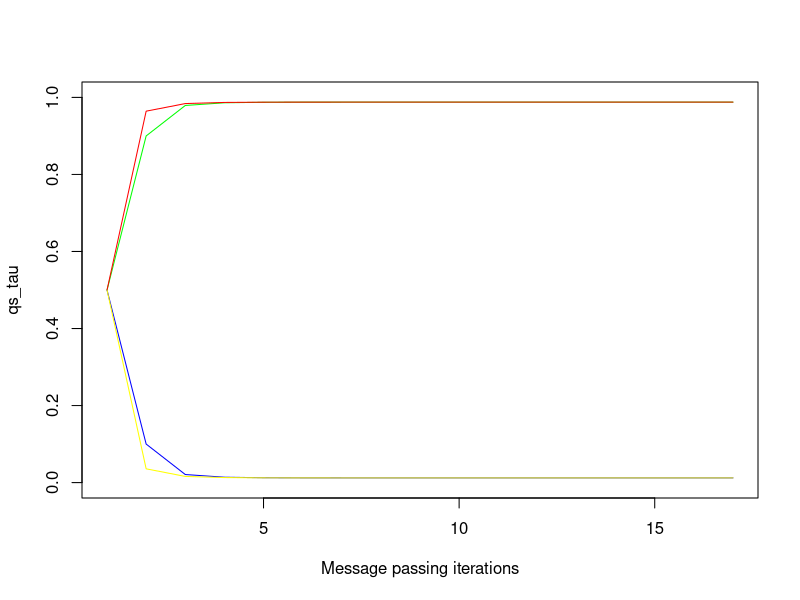
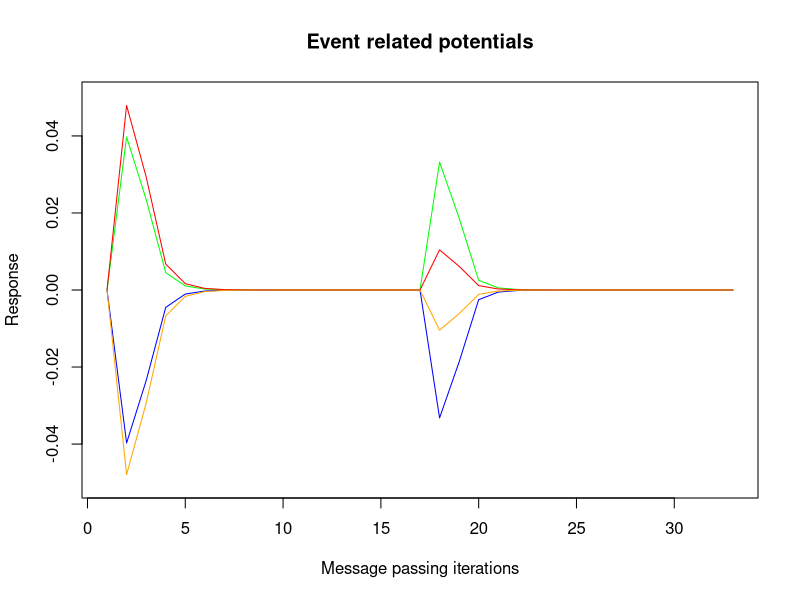
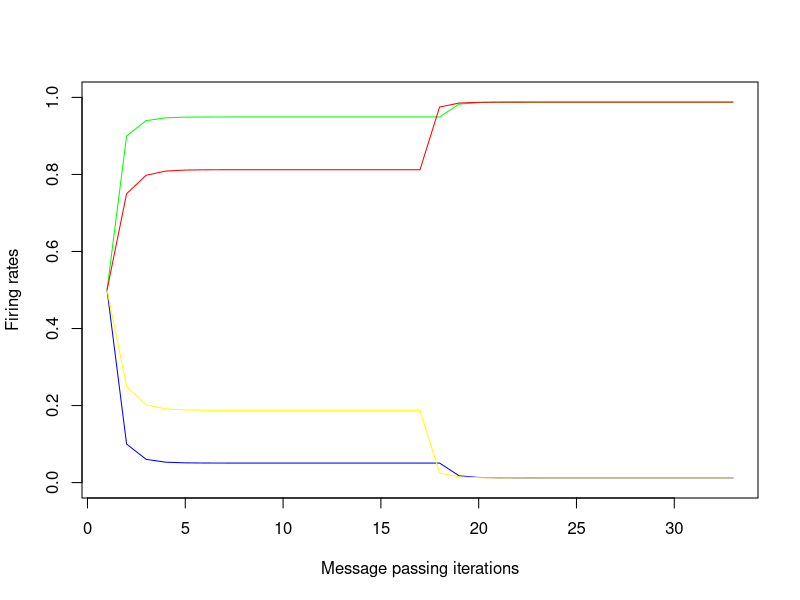
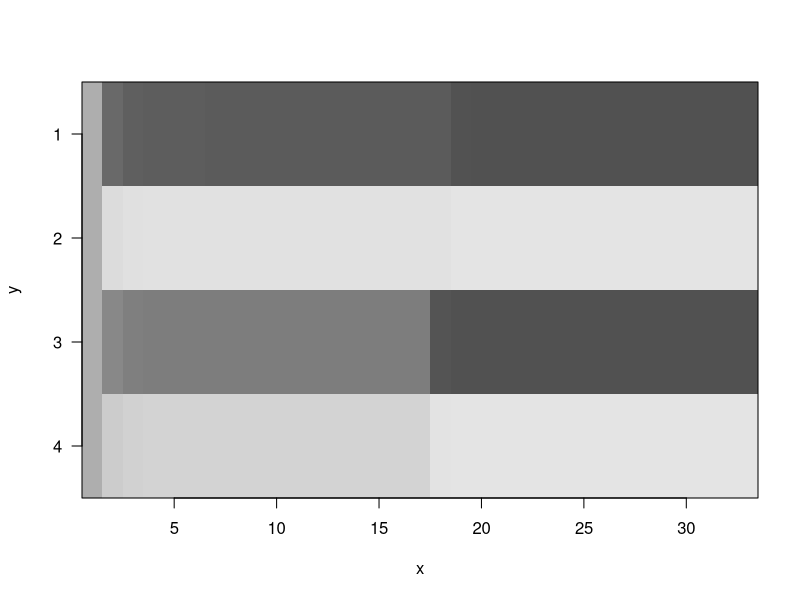

Write R code to recreate these figures, in order.
##################################
#--------------------------------#
#  Message Passing Examples in R #
#--------------------------------#
##################################

# Supplementary Code for: A Tutorial on Active Inference 
# Modelling and its Application to Empirical Data by Ryan Smith 
# and Christopher J. Whyte. We also acknowledge Samuel Taylor for contributing 
# to this example code.

# CONVERSION of Matlab code Message_passing_example.m. The commentary
# is included as well and extendet mostly by those that refer to R code
# exclusively. Conversion by Steffen Schwerdtfeger https://github.com/StSchwerdtfeger

# This script provides two examples of (marginal) message passing, based on
# the steps described in the main text. Each of the two examples (sections)
# need to be run separately. The first example fixes all observed
# variables immediately and does not include variables associated with the
# neural process theory. The second example provides observations
# sequentially and also adds in the neural process theory variables. To
# remind the reader, the message passing steps in the main text are:
  
# 	1. Initialize the values of the approximate posteriors q(s_(?,?) ) 
#      for all hidden variables (i.e., all edges) in the graph. 

# 	2. Fix the value of observed variables (here, o_?).

# 	3. Choose an edge (V) corresponding to the hidden variable you want to 
#      infer (here, s_(?,?)).

# 	4. Calculate the messages, ?(s_(?,?)), which take on values sent by 
#      each factor node connected to V.

# 	5. Pass a message from each connected factor node N to V (often written 
#      as ?_(N?V)). 

# 	6. Update the approximate posterior represented by V according to the 
#      following rule: q(s_(?,?) )? ? ?(s_(?,?))? ?(s_(?,?)). The arrow 
#      notation here indicates messages from two different factors arriving 
#      at the same edge. 
#        6A. Normalize the product of these messages so that q(s_(?,?) ) 
#            corresponds to a proper probability distribution. 
#        6B. Use this new q(s_(?,?) ) to update the messages sent by 
#            connected factors (i.e., for the next round of message passing).

# 	7. Repeat steps 4-6 sequentially for each edge.

# 	8. Steps 3-7 are then repeated until the difference between updates 
#      converges to some acceptably low value (i.e., resulting in stable 
#      posterior beliefs for all edges). 

##################
# Functions in R #
##################

library(matlab) # Used for imagesc() 

# Either use pracma package for gradient() or Matlab replication
# of gradient(f) for 1 dimensional numerical gradient.

# library(pracma) # for gradient(), numerical gradiant Matlab-Style

#  Replication of the gradient function Matlab-Style
gradient = function (x) {
  step = length(x)
  upLim  = step-1 # needed for differences on interior points
  
  # List for result
  result = vector("list",1*length(x))
  dim(result) = c(1,length(x))
  for (i in 1:step){
    if (i == 1){
      result[1] = (x[1+1]-x[1])/1  # Take forward differences on left... 
    }
    if (i == step){                # ....... and right edges.
      result[i] = (x[step]-x[step-1])/1
    }
    for (i in 2:upLim) { # needed for differences on interior points
      result[i] = (x[i+1]-x[i-1])/2
    }
  }
  # Print
  print(result)
} # END of function

# Softmax function
softmax <- function(par){             # THANKS TO: https://rpubs.com/FJRubio/softmax
  n.par <- length(par)                # equivalent: exp(result)/sum(exp(result))
  par1 <- sort(par, decreasing = TRUE)
  Lk <- par1[1]
  for (k in 1:(n.par-1)) {
    Lk <- max(par1[k+1], Lk) + log1p(exp(-abs(par1[k+1] - Lk))) 
  }
  val <- exp(par - Lk)
  return(val)
} # End of function

##########################################################
# Example 1: Fixed observation and message passing steps #
##########################################################

# This section carries out marginal message passing on a graph with beliefs
# about states at two time points. In this first example, both observations 
# are fixed from the start (i.e., there are no ts as in full active inference
# models with sequentially presented observations) to provide the simplest
# example possible. We also highlight where each of the message passing
# steps described in the main text are carried out.

# Note that some steps (7 and 8) appear out of order when they involve loops that
# repeat earlier steps

# Specify generative model and initialize variables

#  priors

D = c(.5, .5)

# likelihood mapping
A = matrix(c(.9, .1,
             .1, .9),
           nrow = 2,
           ncol = 2,
           byrow= TRUE) 

# transitions
B = matrix(c(1, 0,
             0, 1),
            nrow = 2,
            ncol = 2,
            byrow = TRUE)

# number of timesteps
Timepoints = 2

# number of iterations of message passing
NumIterations = 16

# Add exp(-16) to log inputs as log(0) is not defined.
# A function is usually defined for this purpose. 
# However, we will just add the term z to every log-input.
z = exp(-16)

for (Ni in 1:NumIterations){ # START of loop
  if (Ni == 1){ # set up qs and corresponding list
    # Initialize posterior STEP 1
    qs = c(.5,.5)
    
    # List to store results
    qsLIST <- vector("list", 16*2)
    dim(qsLIST) <- matrix(c(16,2))
    
    # fix observations (STEP 2) [using a list]
    o<- vector("list", 1*2)
    dim(o) = matrix(c(1,2))
    # Observations
    o[[1]] = matrix(c(1, 0)) # 
    o[[2]] = matrix(c(1, 0)) # same observation for each tau!
    
  }
  
  # For each edge (hidden state) - STEP 7 
  for (tau in 1:Timepoints){
    # Choose an edge
    q = log(qs[tau]+z)   
    
    # compute Message sent by D and B (STEP 4) using the posterior
    # computed in 6B
    if (tau == 1){  # first time point
      lnD = log(D+z)  # Message 1
      lnBs= log(t(B)%*%qs[]+z)
    }
    else if (tau == Timepoints){
      lnBs= log(B%*%qs[]+z)
    }
      lnAo = log((t(A)%*%as.vector(o[[tau]]))+z)  # Likelihood (as.vector(o...)) 
      
    # STEPS 5-6 (Pass messages and update the posterior)
    # Since all terms are in log space, this is addition instead of
    # multiplication. This corresponds to equation 16 in the main
    # text (within the softmax)
    if (tau == 1){
      q = .5*lnD+.5*lnBs + as.vector(lnAo)
    }
    else if (tau == Timepoints){
      q = .5*(lnBs) + as.vector(lnAo)
    }
    # normalize using a softmax function to find posterior (STEP 6A)
    qs = softmax (q)
    qsLIST[[Ni,tau]]<- qs # store value for each iteration
  } 
  #  Repeat for remaining edges (STEP 7)
  # Repeat until convergence/for fixed number of iterations (STEP 8)
  print(qs) 
} # END of loop!

# Final posterior beliefs over states
qs

# qsLIST of each iteration, for each tau. 
qsLIST

###################################
# Plotting firing rates (traces): #
###################################

# Adding prior to starting values:
addD = vector("list", 1*2)
dim(addD) = matrix(c(1,2))
addD[[1,1]] <- c(.5,.5)
addD[[1,2]] <- c(.5,.5)
addD 

# Use rbind to place D up front which results in a new list of dim 17*2
# (((The Matlab script uses: qs_plot = [D' D';qs(:,:,1) qs(:,:,2)])))
qsLISTplot = rbind(addD, qsLIST)

# Transform upper list into a dataframe to use $. Note that the elememts of
# the list have to be unlisted and to be transposed for this fist via t(a). 
# This results in a dataframe with a dim of 17*4. 
qsPLOT <- data.frame(matrix(unlist(t(qsLISTplot)), nrow=17, ncol=4,byrow=TRUE),stringsAsFactors = TRUE)
qsPLOT

# Plot: Approximate posteriors (1 per edge per time point)
plot(qsPLOT$X1, type = "l", col= "green", 
     ylim = c(0,1), # Set dimension y axis 0 to 1
    xlab = "Message passing iterations", ylab = "qs_tau") # Name labels
lines(qsPLOT$X2, col="blue")     # add the other columns of qsPLOT
lines(qsPLOT$X3, col="red")
lines(qsPLOT$X4, col="yellow")

# GREEN + BLUE: tau = 1
# RED + YELLOW: tau = 2

# see p. 29, Fig. 8 "Firing rates (upper-right) correspond to the 
# magnitude of posteriors over each state[...]".
# RECALL that the observation o was the same over all t.


#####################################################
# Example 2: Sequential observations and simulation #
#             of firing rates and ERPs              #
#####################################################

# This script performs state estimation using the message passing 
# algorithm introduced in Parr, Markovic, Kiebel, & Friston (2019).
# This script can be thought of as the full message passing solution to 
# problem 2 in the pencil and paper exercises. It also generates
# simulated firing rates and ERPs in the same manner as those shown in
# figs. 8, 10, 11, 14, 15, and 16. Unlike example 1, observations are
# presented sequentially (i.e., two ts and two taus).

# Specify generative model and initialise variables

#  priors

D = c(.5, .5)

# likelihood mapping
A = matrix(c(.9, .1,
             .1, .9),
           nrow = 2,
           ncol = 2,
           byrow= TRUE) 

# transitions
B = matrix(c(1, 0,
             0, 1),
           nrow = 2,
           ncol = 2,
           byrow = TRUE)

# number of timesteps
Timesteps = 2

# number of iterations of message passing
NumIterations = 16

# at exp(-16) to log inputs as log(0) is not defined
z = exp(-16)

# Initialize posterior STEP 1
qs2 = c(.5,.5)

# List to store results
xn <- vector("list", 16*2*2)
dim(xn) <- matrix(c(16,2,2))


# Message passing:

for (t in 1:Timesteps){   # START of loop
  if(t == 1){
    # Initialize posterior STEP 1
    qs2 = c(.5,.5)
    
    # List to store results
    xn <- vector("list", 16*2*2)
    dim(xn) <- matrix(c(16,2,2))
    
    # fix observations sequentially (STEP 2) [using a list of lists]
    # Each tau for Timestep 1
    o1<- vector("list", 1*Timesteps)
    dim(o1) = matrix(c(1, 2))
    o1[[1]] = matrix(c(1, 0)) # o at t = 1, tau = 1
    o1[[2]] = matrix(c(0, 0)) # o at t = 1, tau = 2
    
    # Each tau for Timestep 2
    o2<- vector("list", 1*Timesteps)
    dim(o2) = matrix(c(1,2))
    o2[[1]] = matrix(c(1, 0)) # o at t = 1, tau = 1       
    o2[[2]] = matrix(c(1, 0)) # o at t = 2, tau = 2              
    
    # list of lists for all o
    o <- vector("list", Timesteps*Timesteps)
    dim(o) = matrix(c(2,2))
    o[1,] <- o1 # assign to list
    o[2,] <- o2 #      -''-
  } # END if t == 1 for setup lists etc.
  
  for (Ni in 1:NumIterations){             # STEP 8 loop of VMP
      
    for (tau in 1:Timesteps){              # STEP 7 loop of VMP
      # initialise depolarization variable: v = ln(s)
      # choose an edge (Step 3 of VMP)
      v = log(qs2) # different to Matlab qs2 is always the current t 
                   # and not obtained from a list such as e.g. qs2[[t]]
            
      # get correct D and B for each time point (Steps 4-5 of VMP)
      # using using the posterior computed in Step 6B  
      if (tau == 1){                  # first time point
        lnD = log(D+z)                # past (Message 1)
        lnBs= log(t(B)%*%qs2+z)       # future (Message 2)
      } 
      else if (tau == Timesteps){     # last time point
        lnBs= log(B%*%qs2+z)          # no contribution from future (only
                                      # Message 1)
      } 
      
      lnAo = log((t(A)%*%as.vector(o[[t,tau]]))+z)  # Likelihood/present 
                                                    #    => Message 3
    
      # Calculate state prediction error: equation 24
      if (tau == 1){
        epsilon = .5*lnD + .5*lnBs + as.vector(lnAo) - v
      } 
      else if (tau == Timesteps){
        epsilon = .5*(lnBs) + as.vector(lnAo) - v
      } 
            
      # (Step 6 of VMP)
      # update depolarization variable: equation 25
      v = v + epsilon[]

      # normalize using a softmax function to find posterior (STEP 6A of VMP)
      # equation 26 (Step 6A of VMP)
      qs2 = softmax (v)
      xn[[Ni,tau,t]]<- qs2 # store qs for firing rate plots
      } # END LOOP OVER tau
      #  Repeat for remaining edges (STEP 7 of VMP)
    } # END LOOP OVER Ni 
    # Repeat until convergence/for number of iterations (Step 8 of VMP)
  print(qs2)
} # END of loop (over t)

# Final posterior beliefs over states
qs2

#            [,1]
# [1,] 0.98780474
# [2,] 0.01219526

xn


##################################
# ERP - Event Related Potentials #
##################################


# Getting Data in Form. In the Matlab code this is, e.g., done
# via implemented functions like spm_cat... # https://github.com/neurodebian/spm12/blob/master/spm_cat.m

# library(pracma) # library for gradient(), calculates numerical gradient 
                  # in Matlab-Style. gradient() for central difference!
# Or just use upper replication of Matlab style 1D numerical gradient.

# Example:
x= 1:10
# 1 2 3 4 5 6 7 8 9 10
gradient(x)
# 1 1 1 1 1 1 1 1 1 1 


# Set up List for ERP plot:
ERPplot=vector("list", 2*4)
dim(ERPplot) = matrix(c(2,4))
ERPplot

# Grad 1
grad1pre = rbind(xn[,,1])
grad1predf <- data.frame(matrix(unlist(t(grad1pre)), nrow=4, ncol=16,byrow=FALSE),stringsAsFactors = FALSE)
grad1preMX=as.matrix(grad1predf)
grad1preMX

grad1grad1=gradient(grad1preMX[1,])
grad1grad1
ERPplot[[1,1]]= grad1grad1 # Add to ERP list

grad1grad2=gradient(grad1preMX[2,])
grad1grad2
ERPplot[[1,2]]= grad1grad2

grad1grad3=gradient(grad1preMX[3,])
grad1grad3
ERPplot[[1,3]]= grad1grad3

grad1grad4=gradient(grad1preMX[4,])
grad1grad4
ERPplot[[1,4]]= grad1grad4

# Grad 2
grad2pre = rbind(xn[,,2])
grad2predf <- data.frame(matrix(unlist(t(grad2pre)), nrow=4, ncol=16,byrow=FALSE),stringsAsFactors = FALSE)
grad2preMX=as.matrix(grad2predf)
grad2preMX

grad2grad1=gradient(grad2preMX[1,])
grad2grad1
ERPplot[[2,1]] = grad2grad1 # add to list
  
grad2grad2=gradient(grad2preMX[2,])
grad2grad2
ERPplot[[2,2]] = grad2grad2 

grad2grad3=gradient(grad2preMX[3,])
grad2grad3
ERPplot[[2,3]] = grad2grad3 

grad2grad4=gradient(grad2preMX[4,])
grad2grad4
ERPplot[[2,4]] = grad2grad4 

# ERPplot as data.frame, in order to ADD ZERO value!
ERP =  data.frame(matrix(unlist(ERPplot), 
                                    nrow=32, 
                                    ncol=4,
                                    byrow=FALSE),
                             stringsAsFactors = FALSE)

ERPplusZERO = rbind(c(0,0,0,0), ERP) # Add Zero!
ERPplusZERO  

# FINALLY plot ERP:

plot(ERPplusZERO[,1], type = "l", col = "green",
     ylim = c(-.05,.05), # Set dimension y axis 0 to 1
     xlab = "Message passing iterations", ylab = "Response", # Name labels
             main = "Event related potentials")
lines(ERPplusZERO[,2], col="blue")     # add the other columns of xnplot
lines(ERPplusZERO[,3], col="red")
lines(ERPplusZERO[,4], col="orange")



###################################
# Plotting firing rates (traces): #
###################################


# Note: the Matlab code uses functions to transform xn into
# "firing_rate". A different approach as to Matlab is used here.

# Adding prior to starting values:
addD2 = vector("list", 1*2*1)
dim(addD2) = matrix(c(1,2,1))
addD2[[1,1,1]] <- c(.5,.5)
addD2[[1,2,1]] <- c(.5,.5)
addD2

# Use rbind to place D up front of [,,1] which results in a new list [x,y]
xnplotpre = rbind(addD2[,,1], xn[,,1]) 
xnplotpre

# Use rbind to combine lists
xnplotpre2 = rbind(xnplotpre, xn[,,2])
xnplotpre2

# Transform upper list into a dataframe. Note that the list needs
# to be transposed for this via t(a). This results in a dataframe
# with a dim of 17*4
xnplotpredf <- data.frame(matrix(unlist(t(xnplotpre2)), nrow=4, ncol=33,byrow=FALSE),stringsAsFactors = FALSE)
xnplot = t(xnplotpredf)
xnplot

# Plot firing rate (traces)
plot(xnplot[,1], type = "l", col = "green",
     ylim = c(0,1), # Set dimension y axis 0 to 1
     xlab = "Message passing iterations", ylab = "Firing rates") # Name labes
lines(xnplot[,2], col="blue")     # add the other columns of xnplot
lines(xnplot[,3], col="red")
lines(xnplot[,4], col="yellow")



#########################
# Plotting Firing rates #
#########################


library(matlab) # for imagesc() 

firepre= rbind(xn[,,1], xn[,,2])
firepre
# Add prior D:
prior = vector("list", 1*2)
dim(prior) = matrix(c(1,2))
priorD = matrix(c(.5,.5), ncol=1, nrow=2, byrow=TRUE)
prior[[1,1]] = priorD
prior[[1,2]] = priorD
prior 

firepre2=rbind(prior, firepre)
firepre2

firepre3=rbind(firepre2)
firepre3

# Convert to df to make data plotable:
fireplot <- data.frame(matrix(unlist(t(firepre3)), nrow=4, ncol=33,byrow=FALSE),stringsAsFactors = FALSE)
fireplot

# FINALLY: Plot fire rate!

imagesc(1-as.matrix(fireplot), col = grey.colors(256))
